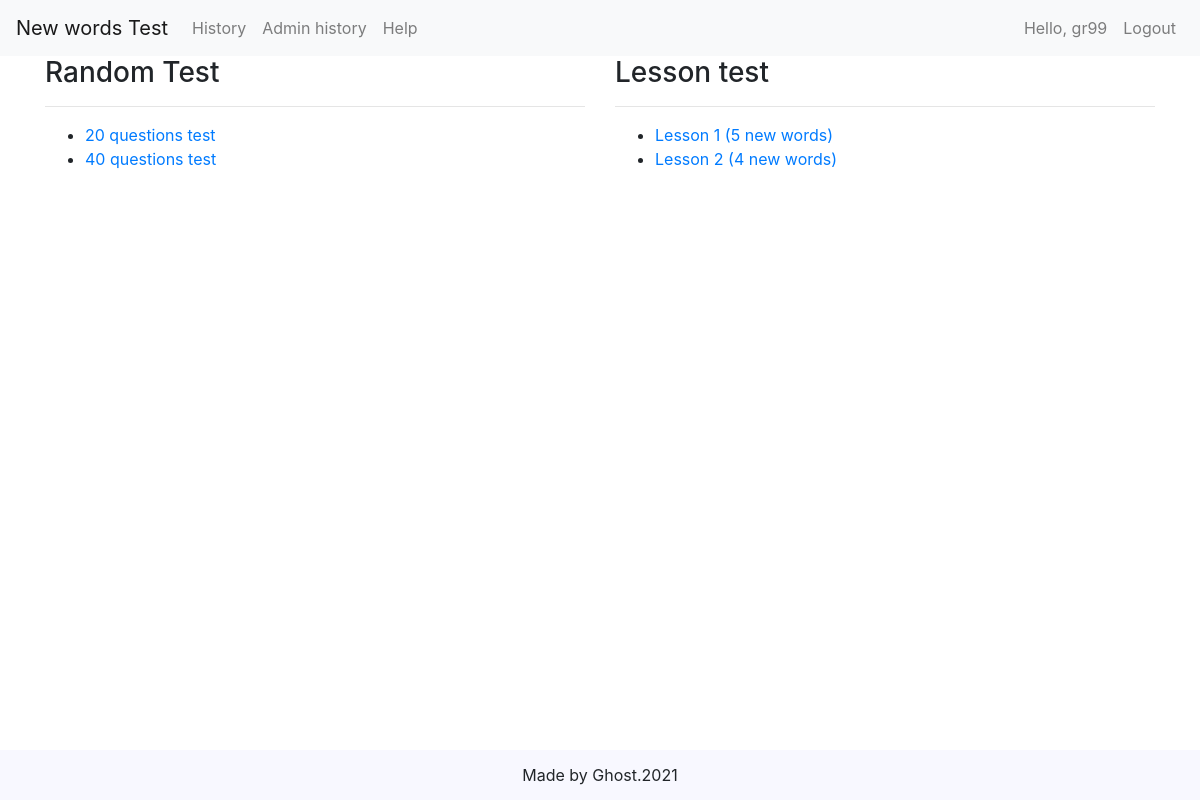
The app's page / (signed in) with its own data.
### newword/models.py (models this page shows, shortened)
class Lesson(models.Model):
  number = models.IntegerField()

### newword/views.py (the view)
# urls.py: 2. Add a URL to urlpatterns:  path('', views.home, name='home')
@login_required
def home(request):
  lessons = Lesson.objects.all()
  context = {
    "lessons": lessons,
  }
  return render(request, "home.html", context)

### newword/templates/home.html (shortened to what this page needs)
{% extends "base.html" %}
{% load static %}
{% block content %}
  <div class="test row">
    <div class="col-md-6">
      <h3>Random Test</h3>
      <hr>
      <ul>
        <li>
          <a href="{% url 'random_test' 20 %}">20 questions test</a>
        </li>
        <li>
          <a href="{% url 'random_test' 40 %}">40 questions test</a>
        </li>
      </ul>
    </div>
    <div class="col-md-6">
      <h3>Lesson test</h3>
      <hr>
      <ul>
        {% for lesson in lessons %}
        <li><a href="{% url 'lesson_test' lesson.number %}">Lesson {{ lesson.number }} ({{ lesson.words.all.count }} new words)</a></li>
        {% empty %}
        There are 0 lesson now, sorry about that!
        {% endfor %}
      </ul>
    </div>
  </div>
{% endblock %}

### templates/base.html (shortened to what this page needs)
<!DOCTYPE html>
<html lang="en">
<head>
  {% load static %}
  <link rel="stylesheet" href="https://stackpath.bootstrapcdn.com/bootstrap/4.4.1/css/bootstrap.min.css">
</head>
<body>
  <header>
    <nav class="navbar navbar-expand-lg navbar-light bg-light">
      <a class="navbar-brand" href="{% url 'home' %}">New words Test</a>
      <div class="collapse navbar-collapse" id="navbarNavAltMarkup">
        <div class="navbar-nav">
          <a class="nav-item nav-link" id="nav-cart" href="{% url 'history' %}">History</a>
          {% if request.user.is_superuser %}
          <a class="nav-item nav-link" id="nav-cart" href="{% url 'admin_history' %}">Admin history</a>
          {% endif %}
          <a class="nav-item nav-link" id="nav-order" href="https://www.google.com.vn/">Help</a>
        </div>
        <div class="navbar-nav ml-auto">
          {% if user.is_anonymous %}
          <a class="nav-item nav-link nav-user">Hello, Anonymous user</a>
          <a class="nav-item nav-link nav-func" href="{% url 'login' %}">Login</a>
          {% else %}
          <a class="nav-item nav-link nav-user">Hello, {{ user }}</a>
          <a class="nav-item nav-link nav-func" href="{% url 'logout' %}">Logout</a>
          {% endif %}
        </div>
      </div>
    </nav>
  </header>
  <main class="container">
    {% block content %}
    {% endblock %}
  </main>
  <footer>
    Made by Ghost.2021
  </footer>
</body>
</html>

### templates/base.html (style rules this page uses)
body { min-height: 100vh; display: flex; flex-direction: column; }
footer { margin-top: auto; display: flex; justify-content: center; align-items: center; background-color: ghostwhite; height: 50px; }

### records on screen
Lesson: number "1", words.all.count "5"
Lesson: number "2", words.all.count "4"

### other values on screen
{{ user }} "gr99"
